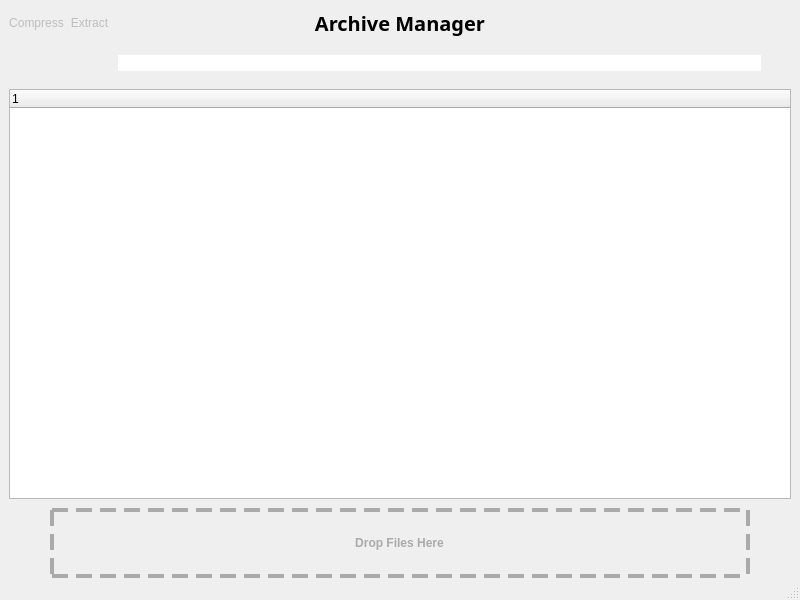
<?xml version="1.0" encoding="UTF-8"?>
<ui version="4.0">
 <class>MainWindow</class>
 <widget class="QMainWindow" name="MainWindow">
  <property name="geometry">
   <rect>
    <x>0</x>
    <y>0</y>
    <width>800</width>
    <height>600</height>
   </rect>
  </property>
  <property name="minimumSize">
   <size>
    <width>800</width>
    <height>600</height>
   </size>
  </property>
  <property name="windowTitle">
   <string>Archive Manager</string>
  </property>
  <widget class="QWidget" name="centralwidget">
   <property name="styleSheet">
    <string notr="true">QPushButton{
	border: None;
}
QPushButton::menu-indicator{
	width:0px;
}

QLineEdit{
	border-radius:10px;
	padding-left:5px;
	padding-right:10px;
}

QLineEdit:focus{
	border: 2px solid rgb(0, 103, 255);
}</string>
   </property>
   <layout class="QHBoxLayout" name="horizontalLayout">
    <property name="spacing">
     <number>0</number>
    </property>
    <property name="leftMargin">
     <number>0</number>
    </property>
    <property name="topMargin">
     <number>0</number>
    </property>
    <property name="rightMargin">
     <number>0</number>
    </property>
    <property name="bottomMargin">
     <number>0</number>
    </property>
    <item>
     <widget class="QWidget" name="widget" native="true">
      <layout class="QVBoxLayout" name="verticalLayout">
       <property name="spacing">
        <number>0</number>
       </property>
       <property name="leftMargin">
        <number>0</number>
       </property>
       <property name="topMargin">
        <number>0</number>
       </property>
       <property name="rightMargin">
        <number>0</number>
       </property>
       <property name="bottomMargin">
        <number>0</number>
       </property>
       <item alignment="Qt::AlignTop">
        <widget class="QWidget" name="widget_2" native="true">
         <layout class="QHBoxLayout" name="horizontalLayout_2">
          <property name="spacing">
           <number>0</number>
          </property>
          <property name="leftMargin">
           <number>0</number>
          </property>
          <property name="topMargin">
           <number>0</number>
          </property>
          <property name="rightMargin">
           <number>0</number>
          </property>
          <property name="bottomMargin">
           <number>0</number>
          </property>
          <item>
           <widget class="QWidget" name="widget_6" native="true">
            <property name="enabled">
             <bool>true</bool>
            </property>
            <property name="minimumSize">
             <size>
              <width>200</width>
              <height>0</height>
             </size>
            </property>
            <property name="maximumSize">
             <size>
              <width>200</width>
              <height>16777215</height>
             </size>
            </property>
            <layout class="QHBoxLayout" name="horizontalLayout_3">
             <item>
              <widget class="QPushButton" name="pushButton_compress">
               <property name="enabled">
                <bool>false</bool>
               </property>
               <property name="text">
                <string>Compress</string>
               </property>
               <property name="icon">
                <iconset resource="icons.qrc">
                 <normaloff>:/icons/icons/compress.svg</normaloff>:/icons/icons/compress.svg</iconset>
               </property>
               <property name="iconSize">
                <size>
                 <width>28</width>
                 <height>28</height>
                </size>
               </property>
              </widget>
             </item>
             <item>
              <widget class="QPushButton" name="pushButton_extract">
               <property name="enabled">
                <bool>false</bool>
               </property>
               <property name="text">
                <string>Extract</string>
               </property>
               <property name="icon">
                <iconset resource="icons.qrc">
                 <normaloff>:/icons/icons/de-compress.svg</normaloff>:/icons/icons/de-compress.svg</iconset>
               </property>
               <property name="iconSize">
                <size>
                 <width>28</width>
                 <height>28</height>
                </size>
               </property>
              </widget>
             </item>
             <item>
              <widget class="QPushButton" name="pushButton_add_folder">
               <property name="enabled">
                <bool>false</bool>
               </property>
               <property name="text">
                <string/>
               </property>
               <property name="icon">
                <iconset resource="icons.qrc">
                 <normaloff>:/icons/icons/add-folder.svg</normaloff>:/icons/icons/add-folder.svg</iconset>
               </property>
               <property name="iconSize">
                <size>
                 <width>24</width>
                 <height>24</height>
                </size>
               </property>
              </widget>
             </item>
             <item>
              <widget class="QPushButton" name="pushButton_add_file">
               <property name="enabled">
                <bool>false</bool>
               </property>
               <property name="text">
                <string/>
               </property>
               <property name="icon">
                <iconset resource="icons.qrc">
                 <normaloff>:/icons/icons/add-database-script.svg</normaloff>:/icons/icons/add-database-script.svg</iconset>
               </property>
               <property name="iconSize">
                <size>
                 <width>24</width>
                 <height>24</height>
                </size>
               </property>
              </widget>
             </item>
            </layout>
           </widget>
          </item>
          <item>
           <widget class="QWidget" name="widget_5" native="true">
            <property name="sizePolicy">
             <sizepolicy hsizetype="Expanding" vsizetype="Preferred">
              <horstretch>0</horstretch>
              <verstretch>0</verstretch>
             </sizepolicy>
            </property>
            <property name="layoutDirection">
             <enum>Qt::RightToLeft</enum>
            </property>
            <layout class="QHBoxLayout" name="horizontalLayout_4">
             <item>
              <widget class="QLabel" name="label">
               <property name="font">
                <font>
                 <family>Ubuntu Condensed</family>
                 <pointsize>15</pointsize>
                 <weight>75</weight>
                 <bold>true</bold>
                </font>
               </property>
               <property name="layoutDirection">
                <enum>Qt::RightToLeft</enum>
               </property>
               <property name="text">
                <string>Archive Manager</string>
               </property>
               <property name="alignment">
                <set>Qt::AlignCenter</set>
               </property>
              </widget>
             </item>
            </layout>
           </widget>
          </item>
          <item alignment="Qt::AlignRight">
           <widget class="QWidget" name="widget_4" native="true">
            <property name="minimumSize">
             <size>
              <width>200</width>
              <height>0</height>
             </size>
            </property>
            <property name="maximumSize">
             <size>
              <width>200</width>
              <height>200</height>
             </size>
            </property>
            <property name="layoutDirection">
             <enum>Qt::LeftToRight</enum>
            </property>
            <layout class="QHBoxLayout" name="horizontalLayout_5">
             <item alignment="Qt::AlignRight">
              <widget class="QPushButton" name="menu_button">
               <property name="text">
                <string/>
               </property>
               <property name="icon">
                <iconset resource="icons.qrc">
                 <normaloff>:/icons/icons/menu.svg</normaloff>:/icons/icons/menu.svg</iconset>
               </property>
               <property name="iconSize">
                <size>
                 <width>24</width>
                 <height>24</height>
                </size>
               </property>
              </widget>
             </item>
            </layout>
           </widget>
          </item>
         </layout>
        </widget>
       </item>
       <item>
        <widget class="QWidget" name="widget_3" native="true">
         <property name="sizePolicy">
          <sizepolicy hsizetype="Preferred" vsizetype="Expanding">
           <horstretch>0</horstretch>
           <verstretch>0</verstretch>
          </sizepolicy>
         </property>
         <layout class="QVBoxLayout" name="verticalLayout_2">
          <property name="spacing">
           <number>0</number>
          </property>
          <property name="leftMargin">
           <number>0</number>
          </property>
          <property name="topMargin">
           <number>0</number>
          </property>
          <property name="rightMargin">
           <number>0</number>
          </property>
          <property name="bottomMargin">
           <number>0</number>
          </property>
          <item>
           <widget class="QWidget" name="widget_7" native="true">
            <layout class="QHBoxLayout" name="horizontalLayout_6">
             <property name="spacing">
              <number>0</number>
             </property>
             <property name="leftMargin">
              <number>0</number>
             </property>
             <property name="topMargin">
              <number>0</number>
             </property>
             <property name="bottomMargin">
              <number>0</number>
             </property>
             <item>
              <widget class="QWidget" name="widget_9" native="true">
               <property name="maximumSize">
                <size>
                 <width>100</width>
                 <height>16777215</height>
                </size>
               </property>
               <layout class="QHBoxLayout" name="horizontalLayout_7">
                <item>
                 <widget class="QPushButton" name="back_button">
                  <property name="text">
                   <string/>
                  </property>
                  <property name="icon">
                   <iconset resource="icons.qrc">
                    <normaloff>:/icons/icons/nav-arrow-left.svg</normaloff>:/icons/icons/nav-arrow-left.svg</iconset>
                  </property>
                  <property name="iconSize">
                   <size>
                    <width>28</width>
                    <height>28</height>
                   </size>
                  </property>
                 </widget>
                </item>
                <item>
                 <widget class="QPushButton" name="forward_button">
                  <property name="text">
                   <string/>
                  </property>
                  <property name="icon">
                   <iconset resource="icons.qrc">
                    <normaloff>:/icons/icons/nav-arrow-right.svg</normaloff>:/icons/icons/nav-arrow-right.svg</iconset>
                  </property>
                  <property name="iconSize">
                   <size>
                    <width>28</width>
                    <height>28</height>
                   </size>
                  </property>
                  <property name="shortcut">
                   <string>Enter</string>
                  </property>
                 </widget>
                </item>
               </layout>
              </widget>
             </item>
             <item>
              <widget class="QWidget" name="widget_10" native="true">
               <layout class="QVBoxLayout" name="verticalLayout_3">
                <property name="leftMargin">
                 <number>30</number>
                </property>
                <property name="rightMargin">
                 <number>30</number>
                </property>
                <item>
                 <widget class="QLineEdit" name="lineEdit_path">
                  <property name="sizePolicy">
                   <sizepolicy hsizetype="Expanding" vsizetype="Preferred">
                    <horstretch>0</horstretch>
                    <verstretch>0</verstretch>
                   </sizepolicy>
                  </property>
                 </widget>
                </item>
               </layout>
              </widget>
             </item>
            </layout>
           </widget>
          </item>
          <item>
           <widget class="QWidget" name="widget_8" native="true">
            <property name="sizePolicy">
             <sizepolicy hsizetype="Preferred" vsizetype="Expanding">
              <horstretch>0</horstretch>
              <verstretch>0</verstretch>
             </sizepolicy>
            </property>
            <layout class="QHBoxLayout" name="horizontalLayout_8">
             <item>
              <widget class="QTreeWidget" name="treeWidget">
               <property name="font">
                <font>
                 <pointsize>13</pointsize>
                </font>
               </property>
               <column>
                <property name="text">
                 <string notr="true">1</string>
                </property>
               </column>
              </widget>
             </item>
            </layout>
           </widget>
          </item>
          <item alignment="Qt::AlignHCenter">
           <widget class="QWidget" name="widget_drag_and_drop" native="true">
            <property name="minimumSize">
             <size>
              <width>700</width>
              <height>70</height>
             </size>
            </property>
            <property name="styleSheet">
             <string notr="true">QWidget#widget_drag_and_drop{
border:  4px dashed #aaaaaa
}</string>
            </property>
            <layout class="QHBoxLayout" name="horizontalLayout_9">
             <property name="leftMargin">
              <number>50</number>
             </property>
             <property name="rightMargin">
              <number>50</number>
             </property>
             <item alignment="Qt::AlignHCenter">
              <widget class="QLabel" name="label_drop">
               <property name="minimumSize">
                <size>
                 <width>0</width>
                 <height>0</height>
                </size>
               </property>
               <property name="font">
                <font>
                 <weight>75</weight>
                 <bold>true</bold>
                </font>
               </property>
               <property name="styleSheet">
                <string notr="true">color:rgb(170, 170, 170);</string>
               </property>
               <property name="text">
                <string>Drop Files Here</string>
               </property>
               <property name="alignment">
                <set>Qt::AlignCenter</set>
               </property>
              </widget>
             </item>
            </layout>
           </widget>
          </item>
         </layout>
        </widget>
       </item>
      </layout>
     </widget>
    </item>
   </layout>
  </widget>
  <widget class="QStatusBar" name="statusbar"/>
 </widget>
 <resources>
  <include location="icons.qrc"/>
 </resources>
 <connections/>
</ui>
